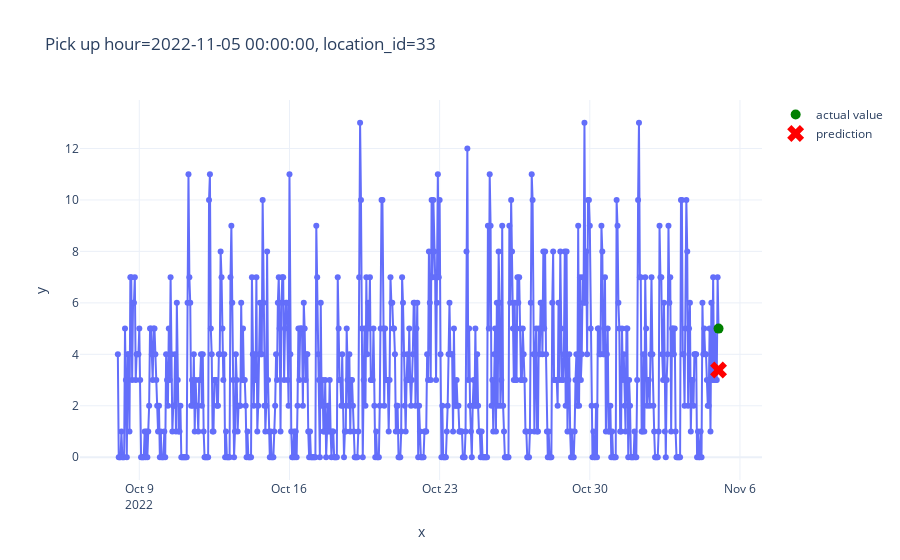

The code cell stored with this chart in its notebook:
### Code cell
from src.plot import plot_one_sample

plot_one_sample(
    example_id=2979,
    features=X_test,
    targets=y_test,
    predictions=pd.Series(predictions)
)

### Figure 1 — Plotly figure (JSON) as saved in the notebook; plotly's stock layout.template omitted (floating-point values rounded to 4 significant figures; data arrays with more than 128 entries replaced by an {"elided": "..."} marker saying what was removed)
{"data": [{"hovertemplate": "x=%{x}<br>y=%{y}<extra></extra>", "legendgroup": "", "line": {"color": "#636efa", "dash": "solid"}, "marker": {"symbol": "circle"}, "mode": "markers+lines", "name": "", "orientation": "v", "showlegend": false, "type": "scatter", "x": {"elided": "673 str values"}, "xaxis": "x", "y": {"elided": "673 int values"}, "yaxis": "y"}, {"line": {"color": "green"}, "marker": {"size": 10}, "mode": "markers", "name": "actual value", "type": "scatter", "x": ["2022-11-05T00:00:00"], "y": [5]}, {"line": {"color": "red"}, "marker": {"size": 15, "symbol": "x"}, "mode": "markers", "name": "prediction", "type": "scatter", "x": ["2022-11-05T00:00:00"], "y": [3.389]}], "layout": {"legend": {"tracegroupgap": 0}, "title": {"text": "Pick up hour=2022-11-05 00:00:00, location_id=33"}, "xaxis": {"anchor": "y", "domain": [0, 1], "title": {"text": "x"}}, "yaxis": {"anchor": "x", "domain": [0, 1], "title": {"text": "y"}}}}
